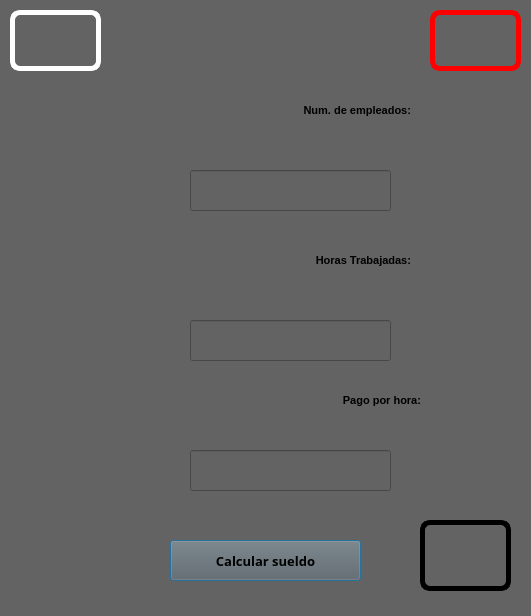
<?xml version="1.0" encoding="UTF-8"?>
<ui version="4.0">
 <class>Dialog</class>
 <widget class="QDialog" name="Dialog">
  <property name="geometry">
   <rect>
    <x>0</x>
    <y>0</y>
    <width>531</width>
    <height>616</height>
   </rect>
  </property>
  <property name="windowTitle">
   <string>Dialog</string>
  </property>
  <property name="styleSheet">
   <string notr="true">background-color: rgb(99, 99, 99);</string>
  </property>
  <widget class="QLabel" name="label_4">
   <property name="geometry">
    <rect>
     <x>430</x>
     <y>10</y>
     <width>91</width>
     <height>61</height>
    </rect>
   </property>
   <property name="styleSheet">
    <string notr="true">border: 5px solid red;
border-radius: 10px;</string>
   </property>
   <property name="text">
    <string/>
   </property>
   <property name="pixmap">
    <pixmap resource="../../recursos.qrc">:/Logos/Imagenes/logo fians.jpg</pixmap>
   </property>
   <property name="scaledContents">
    <bool>true</bool>
   </property>
  </widget>
  <widget class="QLabel" name="label_5">
   <property name="geometry">
    <rect>
     <x>420</x>
     <y>520</y>
     <width>91</width>
     <height>71</height>
    </rect>
   </property>
   <property name="styleSheet">
    <string notr="true">border: 5px solid black;
border-radius: 10px;</string>
   </property>
   <property name="text">
    <string/>
   </property>
   <property name="pixmap">
    <pixmap resource="../../recursos.qrc">:/Logos/Imagenes/equipo.jpeg</pixmap>
   </property>
   <property name="scaledContents">
    <bool>true</bool>
   </property>
  </widget>
  <widget class="QLabel" name="label_3">
   <property name="geometry">
    <rect>
     <x>10</x>
     <y>10</y>
     <width>91</width>
     <height>61</height>
    </rect>
   </property>
   <property name="styleSheet">
    <string notr="true">border: 5px solid white;
border-radius: 10px;</string>
   </property>
   <property name="text">
    <string/>
   </property>
   <property name="pixmap">
    <pixmap resource="../../recursos.qrc">:/Logos/Imagenes/logo uat.jpg</pixmap>
   </property>
   <property name="scaledContents">
    <bool>true</bool>
   </property>
  </widget>
  <widget class="QPushButton" name="btn_Calcularsueldo">
   <property name="geometry">
    <rect>
     <x>170</x>
     <y>540</y>
     <width>191</width>
     <height>41</height>
    </rect>
   </property>
   <property name="font">
    <font>
     <family>Rockwell Extra Bold</family>
     <pointsize>10</pointsize>
     <weight>75</weight>
     <bold>true</bold>
    </font>
   </property>
   <property name="text">
    <string>Calcular sueldo</string>
   </property>
  </widget>
  <widget class="QLineEdit" name="txt_numempleados">
   <property name="geometry">
    <rect>
     <x>190</x>
     <y>170</y>
     <width>201</width>
     <height>41</height>
    </rect>
   </property>
   <property name="font">
    <font>
     <family>Rockwell Extra Bold</family>
     <pointsize>10</pointsize>
     <weight>75</weight>
     <bold>true</bold>
    </font>
   </property>
  </widget>
  <widget class="QLabel" name="label_2">
   <property name="geometry">
    <rect>
     <x>-30</x>
     <y>90</y>
     <width>441</width>
     <height>41</height>
    </rect>
   </property>
   <property name="font">
    <font>
     <pointsize>8</pointsize>
     <weight>75</weight>
     <bold>true</bold>
    </font>
   </property>
   <property name="text">
    <string>Num. de empleados:</string>
   </property>
   <property name="alignment">
    <set>Qt::AlignRight|Qt::AlignTrailing|Qt::AlignVCenter</set>
   </property>
  </widget>
  <widget class="QLineEdit" name="txt_hrs">
   <property name="geometry">
    <rect>
     <x>190</x>
     <y>320</y>
     <width>201</width>
     <height>41</height>
    </rect>
   </property>
   <property name="font">
    <font>
     <family>Rockwell Extra Bold</family>
     <pointsize>10</pointsize>
     <weight>75</weight>
     <bold>true</bold>
    </font>
   </property>
  </widget>
  <widget class="QLabel" name="label_6">
   <property name="geometry">
    <rect>
     <x>-30</x>
     <y>240</y>
     <width>441</width>
     <height>41</height>
    </rect>
   </property>
   <property name="font">
    <font>
     <pointsize>8</pointsize>
     <weight>75</weight>
     <bold>true</bold>
    </font>
   </property>
   <property name="text">
    <string>Horas Trabajadas:</string>
   </property>
   <property name="alignment">
    <set>Qt::AlignRight|Qt::AlignTrailing|Qt::AlignVCenter</set>
   </property>
  </widget>
  <widget class="QLineEdit" name="txt_pagoxhora">
   <property name="geometry">
    <rect>
     <x>190</x>
     <y>450</y>
     <width>201</width>
     <height>41</height>
    </rect>
   </property>
   <property name="font">
    <font>
     <family>Rockwell Extra Bold</family>
     <pointsize>10</pointsize>
     <weight>75</weight>
     <bold>true</bold>
    </font>
   </property>
  </widget>
  <widget class="QLabel" name="label_7">
   <property name="geometry">
    <rect>
     <x>-20</x>
     <y>380</y>
     <width>441</width>
     <height>41</height>
    </rect>
   </property>
   <property name="font">
    <font>
     <pointsize>8</pointsize>
     <weight>75</weight>
     <bold>true</bold>
    </font>
   </property>
   <property name="text">
    <string>Pago por hora:</string>
   </property>
   <property name="alignment">
    <set>Qt::AlignRight|Qt::AlignTrailing|Qt::AlignVCenter</set>
   </property>
  </widget>
 </widget>
 <resources>
  <include location="../../recursos.qrc"/>
 </resources>
 <connections/>
</ui>
